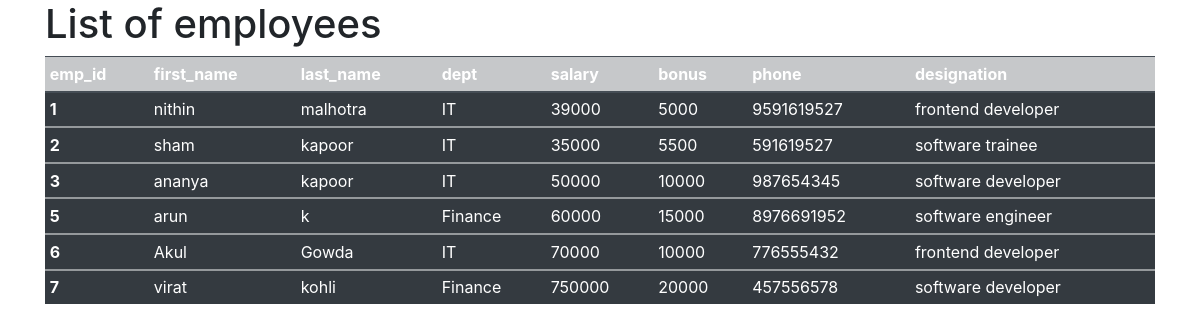
The page /all_emp on the database as committed earlier.
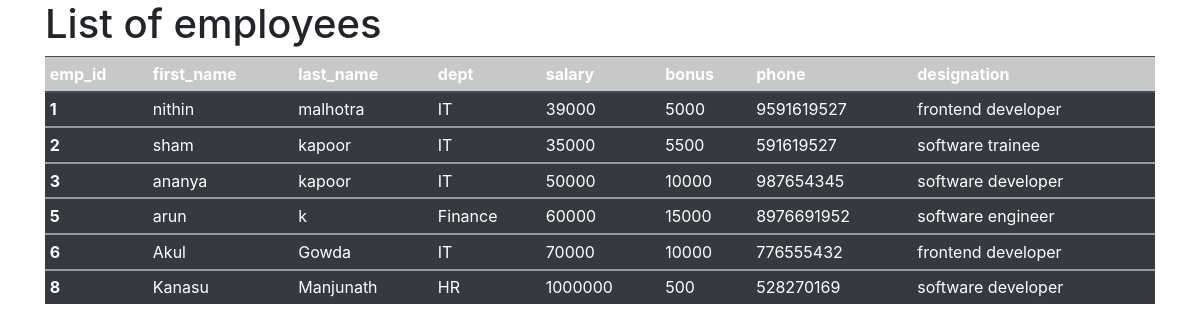
The same page on the database as committed later.
### emp_app/models.py (models this page shows, shortened)
class employee(models.Model):
    first_name=models.CharField(max_length=100,null=False)
    last_name=models.CharField(max_length=100,null=False)
    dept=models.ForeignKey(departments,on_delete=models.CASCADE)
    salary=models.IntegerField(default=0)
    bonus = models.IntegerField(default=0)
    role = models.ForeignKey(role,on_delete=models.CASCADE)
    phone = models.IntegerField(default=0)
    def __str__(self):
        return  "%s %s %s" %(self.first_name,self.last_name,self.salary)

class departments(models.Model):
    name=models.CharField(max_length=100,null=False)
    location = models.CharField(max_length=100)
    def __str__(self):
        return self.name

class role(models.Model):
    name=models.CharField(max_length=100,null=False)

### emp_app/views.py (the view)
# urls.py: path('all_emp',views.all_emp,name="all_emp"),
def all_emp(request):
    emps=employee.objects.all()
    context={
        'emps':emps
    }
    print(context)
    return render(request,"all_emp.html",context)

### templates/all_emp.html (shortened to what this page needs)
<!DOCTYPE html>
<html lang="en">
<head>
    <link rel="stylesheet" href="https://cdn.jsdelivr.net/npm/bootstrap@4.4.1/dist/css/bootstrap.min.css">
</head>
<body>
  <div class="container">
        <h1>List of employees</h1>
      <table class="table table-sm table-dark">
  <thead>
      <tr class="table-dark">
      <th scope="col">emp_id</th>
      <th scope="col">first_name</th>
      <th scope="col">last_name</th>
      <th scope="col">dept</th>
        <th scope="col">salary</th>
        <th scope="col">bonus</th>
        <th scope="col">phone</th>
        <th scope="col">designation</th>
    </tr>
  </thead>
  <tbody>
  {% for emp in emps %}
  <tr>
      <th scope="row">{{emp.id}}</th>
      <td>{{emp.first_name}}</td>
      <td>{{emp.last_name}}</td>
      <td>{{emp.dept}}</td>
      <td>{{emp.salary}}</td>
      <td>{{emp.bonus}}</td>
      <td>{{emp.phone}}</td>
      <td>{{emp.role.name}}</td>
    </tr>
  </tbody>
          {% endfor %}
</table>
  </div>
  </body>
</html>

Rows that differ between the two databases and show on the page:
removed employee: id "7", first_name "virat", last_name "kohli", dept "Finance", salary "750000", bonus "20000", phone "457556578", role.name "software developer"
added employee: id "8", first_name "Kanasu", last_name "Manjunath", dept "HR", salary "1000000", bonus "500", phone "528270169", role.name "software developer"
